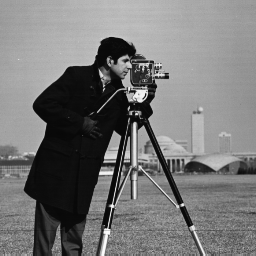
#> input picture images/cameraman.tif, 256 x 256 px
$ jupyter execute lab_06.ipynb
#> lines starting #> are read from the running program, lines starting #| are printed output that depends on the picture
# Práctica 6. Histograma de frecuencia de intensidades

<div class="alert alert-block alert-success">
<b>Resumen:</b> Esta práctica explora la creación y análisis de histogramas de imágenes utilizando Python, OpenCV y Numpy. Inicia con el calculo de histogramas para imágenes en escala de grises, donde se visualizan las intensidades de los píxeles. Luego,se  aborda el calculo de histogramas para imágenes RGB, destacando cómo se pueden analizar los diferentes canales de color por separado. Además, se muestra cómo ajustar el número de contenedores (bins) para personalizar el histograma.
</div>

***

Lista de instrucciones utilizadas:

1. Lectura y visualización de imágenes:
   - `cv2.imread()`: Lectura de imágenes en diferentes formatos y escalas.
   - `plt.imshow()`: Visualización de imágenes utilizando Matplotlib.
   - `plt.figure()`: Configuración del tamaño y propiedades de las figuras.
   - `plt.subplot()`: Creación de subplots para mostrar múltiples imágenes o gráficos en una sola figura.
2. Generación de histogramas:
   - `cv2.calcHist()`: Cálculo del histograma de una imagen utilizando OpenCV.
   - `plt.hist()`: Cálculo de histogramas utilizando Matplotlib para mostrar la distribución de intensidades de píxeles.
   - `np.histogram()`: Cálculo del histograma de una imagen utilizando Numpy, que devuelve los conteos de los contenedores y los bordes de los contenedores.
   - `plt.stem()`: Visualización de datos discretos en gráficos deseado.
3. Manipulacion de arrays:
   - `im_gray.ravel()`: Aplanamiento de una matriz 2D en un array 1D.
   - `bin_edges[:-1]`: Selección de todos los elementos de un array excepto el último, comúnmente utilizado para eliminar el borde extra generado por `np.histogram()`.
4. Segmentación de imágenes:
   - Operaciones lógicas (`<`, `>`, `&`): Utilizadas para crear máscaras binarias que segmentan regiones específicas de la imagen en función de valores intensidad.
5. Conversión espacios de color:
   - `cv2.cvtColor()`: Conversión de la imagen RGB de OpenCV de formato BGR a RGB para visualización de características visuales clave.

Temas relacionados:

- Análisis e interpretación de histogramas en imágenes.
- Visualización histogramas datos.
- Segmentación de objetos y fondos.

***
## 1. Calculo del histograma

### 1.1. Calculo del histograma con opencv

La función `cv2.calcHist()` calcula el histograma de una imagen (arreglo). Sus parámetros son:

`cv2.calcHist(images, channels, mask, histSize, ranges[, hist[, accumulate]])`

- `images`: es la imagen fuente, de tipo `uint8` o `float32`. Debe proporcionarse entre corchetes, es decir, `[img]`.
- `channels`: también entre corchetes. Es el índice del canal para el cual calculamos el histograma. Por ejemplo, si la imagen de entrada es en escala de grises, su valor es `[0]`. Para una imagen en color, puedes pasar `[0]`, `[1]` o `[2]` para calcular el histograma del canal azul (blue), verde (green) o rojo (red), respectivamente.
- `mask`: imagen de máscara. Para encontrar el histograma de toda la imagen, se proporciona como `None`. Pero si deseas encontrar el histograma de una región particular de la imagen, debes crear una imagen de máscara para esa región y pasarla como máscara.
- `histSize`: esto representa el número de contenedores (BIN). Debe proporcionarse entre corchetes. Para la escala completa, `[256]`.
- `ranges`: este RANGO es normalmente `[0,256]`.

***
### 1.2. Calculo del histograma con Numpy

Numpy también ofrece la función, `np.histogram()`. Así que, en lugar de la función `calcHist()` se puede utilizar la siguiente línea:

`hist, bins = np.histogram(img.ravel(), 256, [0, 256])`

similar a la función anterior. Pero `bins` tendrá 257 elementos, porque Numpy calcula los contenedores (bins) como 0-0.99, 1-1.99, 2-2.99, etc. Así que el rango final sería 255-255.99. Para representarlo en memoria, añade 256 al final de `bins`. Pero no necesitamos ese 256. Hasta 255 es suficiente.

***

### 1.3 Calculo del histograma con Matplotlib

La libreria Matplotlib incluye la función `matplotlib.pyplot.hist()` que directamente calcula el histograma y lo gráfica.
***

[cell 1]
import cv2
import numpy as np
from matplotlib import pyplot as plt

***
## 2. Histograma de imágenes en escala de grises
Lectura y visualización de la imagen:

[cell 2]
# Lectura de la imagen
im_gray = cv2.imread('./images/cameraman.tif', cv2.IMREAD_GRAYSCALE)
#> im_gray is the input picture: shape (256, 256); min 7, max 253, mean 118.7

# Visualización de la imagen
plt.figure(figsize=(3,3))
plt.imshow(im_gray, cmap='gray')
plt.title('Imagen en escala de grises')
plt.axis('off')
plt.show()

### 2.1 Histograma de intensidades (opencv)

[cell 3]
hist = cv2.calcHist([im_gray],[0],None,[256],[0,256])
#> hist = 256 values, max 1685 at index 14, min 0 at index 0, mean 256
# hist = cv2.calcHist([im_gray], [0])

# Visualización de la imagen
plt.figure(figsize=(5,3))
plt.plot(hist)
plt.title('Histograma')
plt.xlabel('Intensidad de los píxeles')
plt.ylabel('Frecuencia')
plt.show()
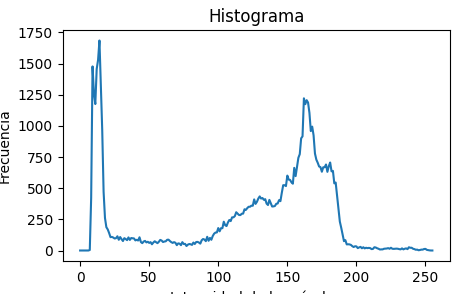
#> figure drawn by matplotlib, 1 panel; curve peaks at x = 14, y = 1685

### 2.2. Histograma a partir de un número de contenedores (Numpy)

[cell 4]
# Histograma con un número específico de contenedores (bins)
hist, bin_edges = np.histogram(im_gray, bins=50, range=(0, 256))
#> hist = 50 values, max 7183 at index 2, min 0 at index 0, mean 1310.7; bin_edges = 51 values from 0 to 256

#hist,bin_edges = np.histogram(im_gray.ravel(),256,[0,256])

[cell 5]
plt.figure(figsize=(5,3))
plt.stem(bin_edges[:-1], hist) # todos los elementos del array excepto el último.
plt.title('Histograma con 50 contenedores (o bins)')
plt.xlabel('Intensidad de los píxeles')
plt.ylabel('Frecuencia')
plt.show()
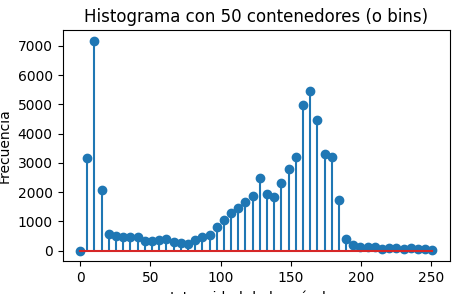
#> figure drawn by matplotlib, 1 panel; curve peaks at x = 10.24, y = 7183

### 2.3. Histograma de intensidades (por Matplotlib)

La función `im_gray.ravel()` en Python convierte la matriz de la imagen im_gray en un arreglo unidimensional (una lista o vector) sin cambiar los datos subyacentes. Es decir, toma todos los píxeles de la imagen, que originalmente están organizados en una matriz bidimensional, y los "aplana" en un solo vector.

Esto es útil cuando se necesita realizar operaciones que requieren un arreglo unidimensional, como la creación de un histograma, donde cada valor de píxel se cuenta independientemente de su posición en la imagen original.

[cell 6]
# crea la figura
plt.figure(figsize=(5,3))

# calcula el histograma de intensidades
plt.hist(im_gray.ravel(), 256, [0,256])

# propiedades de la figura
plt.title('Histograma de intensidades')
plt.xlabel('Intensidad de los píxeles')
plt.ylabel('Frecuencia')
plt.show()
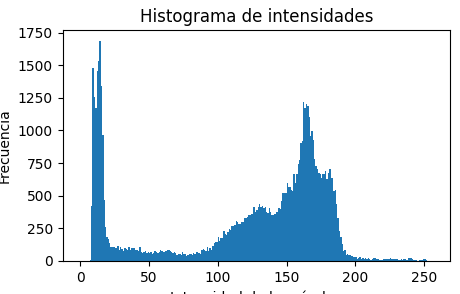
#> figure drawn by matplotlib, 1 panel; tallest bar 1685 high, from x = 14 to 15

## 3. Histograma de imágenes RGB

Lectura y visualización de la imagen:

[cell 7]
# Lectura de la imagen RGB
im_bgr = cv2.imread('./images/peppers.png')
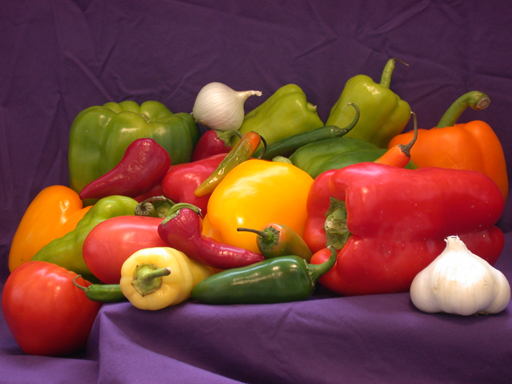
#> input picture images/peppers.png, 512 x 384 px
#> im_bgr is the input picture: shape (384, 512, 3); mean B, G, R 57.6, 66.4, 120.8
im_rgb = cv2.cvtColor(im_bgr, cv2.COLOR_BGR2RGB)

# Visualización de la imagen
plt.figure(figsize=(4,4))
plt.imshow(im_rgb)
plt.title('Imagen RGB')
plt.axis('off')
plt.show()

### 3.1. Histograma de intensidades (opencv)

El siguiente código parte de que la imagen es rgb.

[cell 8]
# Para calcular y mostrar el histograma de intensidades de cada canal
colors = ('r', 'g', 'b')
plt.figure(figsize=(12,3))

for i, color in enumerate(colors):
    plt.subplot(1, 3, i+1)
    hist = cv2.calcHist([im_rgb], [i], None, [256], [0, 256])
    plt.plot(hist, color=color)
    plt.title(f'Histograma - Canal {color.upper()}')
    plt.xlabel('Intensidad de los píxeles')
    plt.ylabel('Frecuencia')

plt.show()
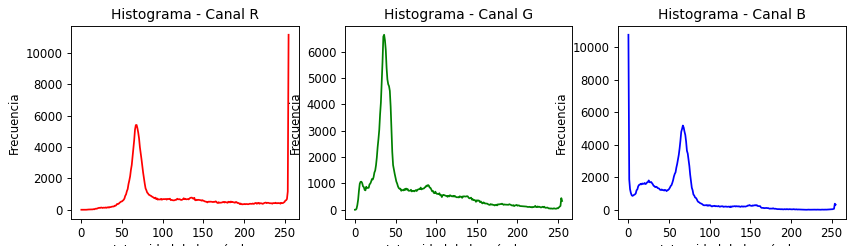
#> figure drawn by matplotlib, 3 panels; panel 1: curve peaks at x = 255, y = 11175; panel 2: curve peaks at x = 36, y = 6638; panel 3: curve peaks at x = 0, y = 10753

Calcula el histograma en cada canal (r, g, b), y luego los grafica en un único eje

[cell 9]
plt.figure(figsize=(5,3))

for i,col in enumerate(colors):
    histr = cv2.calcHist([im_rgb],[i],None,[256],[0,256])
    plt.plot(histr,color = col)
    plt.xlim([0,256])

plt.show()
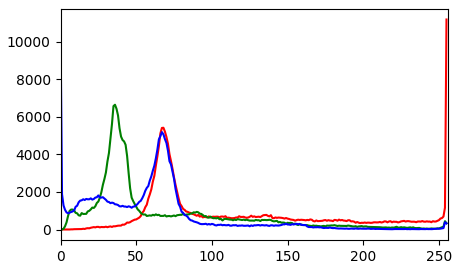
#> figure drawn by matplotlib, 1 panel; curve peaks at x = 255, y = 11175; curve peaks at x = 36, y = 6638; curve peaks at x = 0, y = 10753

### 3.2. Histograma a partir del número de contenedores (Numpy)

[cell 10]
# Histograma con un número específico de contenedores para cada canal
plt.figure(figsize=(12,3))

for i, color in enumerate(colors):
    hist, bin_edges = np.histogram(im_rgb[:,:,i], bins=50, range=(0, 256))
    plt.subplot(1, 3, i+1)
    plt.stem(bin_edges[:-1], hist, linefmt=color, markerfmt=color+'o')
    plt.title(f'Histograma - Canal {color.upper()}')
    plt.xlabel('Intensidad de los píxeles')
    plt.ylabel('Frecuencia')

plt.show()
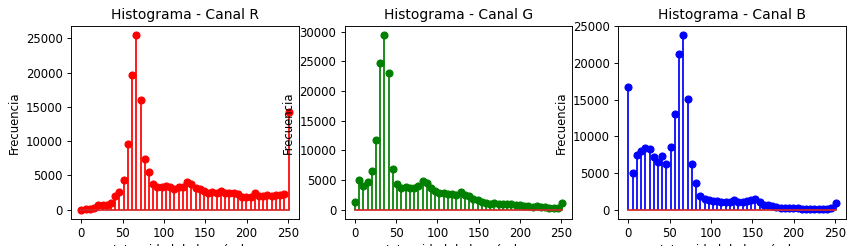
#> figure drawn by matplotlib, 3 panels; panel 1: curve peaks at x = 66.56, y = 25503; panel 2: curve peaks at x = 35.84, y = 29462; panel 3: curve peaks at x = 66.56, y = 23853
